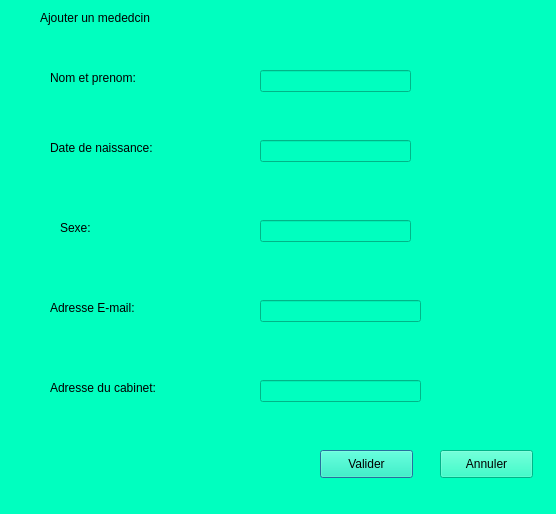
<?xml version="1.0" encoding="UTF-8"?>
<ui version="4.0">
 <class>mededcin1</class>
 <widget class="QDialog" name="mededcin1">
  <property name="geometry">
   <rect>
    <x>0</x>
    <y>0</y>
    <width>556</width>
    <height>514</height>
   </rect>
  </property>
  <property name="windowTitle">
   <string>Dialog</string>
  </property>
  <property name="styleSheet">
   <string notr="true">background-color: rgb(0, 255, 191);</string>
  </property>
  <widget class="QLabel" name="label">
   <property name="geometry">
    <rect>
     <x>50</x>
     <y>70</y>
     <width>111</width>
     <height>16</height>
    </rect>
   </property>
   <property name="text">
    <string>Nom et prenom:</string>
   </property>
  </widget>
  <widget class="QLabel" name="label_2">
   <property name="geometry">
    <rect>
     <x>50</x>
     <y>140</y>
     <width>121</width>
     <height>16</height>
    </rect>
   </property>
   <property name="text">
    <string>Date de naissance:</string>
   </property>
  </widget>
  <widget class="QLabel" name="label_3">
   <property name="geometry">
    <rect>
     <x>60</x>
     <y>220</y>
     <width>55</width>
     <height>16</height>
    </rect>
   </property>
   <property name="text">
    <string>Sexe:</string>
   </property>
  </widget>
  <widget class="QLabel" name="label_4">
   <property name="geometry">
    <rect>
     <x>50</x>
     <y>300</y>
     <width>111</width>
     <height>16</height>
    </rect>
   </property>
   <property name="text">
    <string>Adresse E-mail:</string>
   </property>
  </widget>
  <widget class="QLabel" name="label_5">
   <property name="geometry">
    <rect>
     <x>40</x>
     <y>10</y>
     <width>151</width>
     <height>16</height>
    </rect>
   </property>
   <property name="text">
    <string>Ajouter un mededcin</string>
   </property>
  </widget>
  <widget class="QLineEdit" name="lineEdit_mnp">
   <property name="geometry">
    <rect>
     <x>260</x>
     <y>70</y>
     <width>151</width>
     <height>22</height>
    </rect>
   </property>
  </widget>
  <widget class="QLineEdit" name="lineEdit_mdn">
   <property name="geometry">
    <rect>
     <x>260</x>
     <y>140</y>
     <width>151</width>
     <height>22</height>
    </rect>
   </property>
  </widget>
  <widget class="QLineEdit" name="lineEdit_msexe">
   <property name="geometry">
    <rect>
     <x>260</x>
     <y>220</y>
     <width>151</width>
     <height>22</height>
    </rect>
   </property>
  </widget>
  <widget class="QLineEdit" name="lineEdit_mad">
   <property name="geometry">
    <rect>
     <x>260</x>
     <y>300</y>
     <width>161</width>
     <height>22</height>
    </rect>
   </property>
  </widget>
  <widget class="QPushButton" name="pushButton">
   <property name="geometry">
    <rect>
     <x>320</x>
     <y>450</y>
     <width>93</width>
     <height>28</height>
    </rect>
   </property>
   <property name="text">
    <string>Valider</string>
   </property>
  </widget>
  <widget class="QPushButton" name="pushButton_2">
   <property name="geometry">
    <rect>
     <x>440</x>
     <y>450</y>
     <width>93</width>
     <height>28</height>
    </rect>
   </property>
   <property name="text">
    <string>Annuler</string>
   </property>
  </widget>
  <widget class="QLineEdit" name="lineEdit">
   <property name="geometry">
    <rect>
     <x>260</x>
     <y>380</y>
     <width>161</width>
     <height>22</height>
    </rect>
   </property>
  </widget>
  <widget class="QLabel" name="label_6">
   <property name="geometry">
    <rect>
     <x>50</x>
     <y>380</y>
     <width>121</width>
     <height>16</height>
    </rect>
   </property>
   <property name="text">
    <string>Adresse du cabinet:</string>
   </property>
  </widget>
 </widget>
 <resources/>
 <connections/>
</ui>
